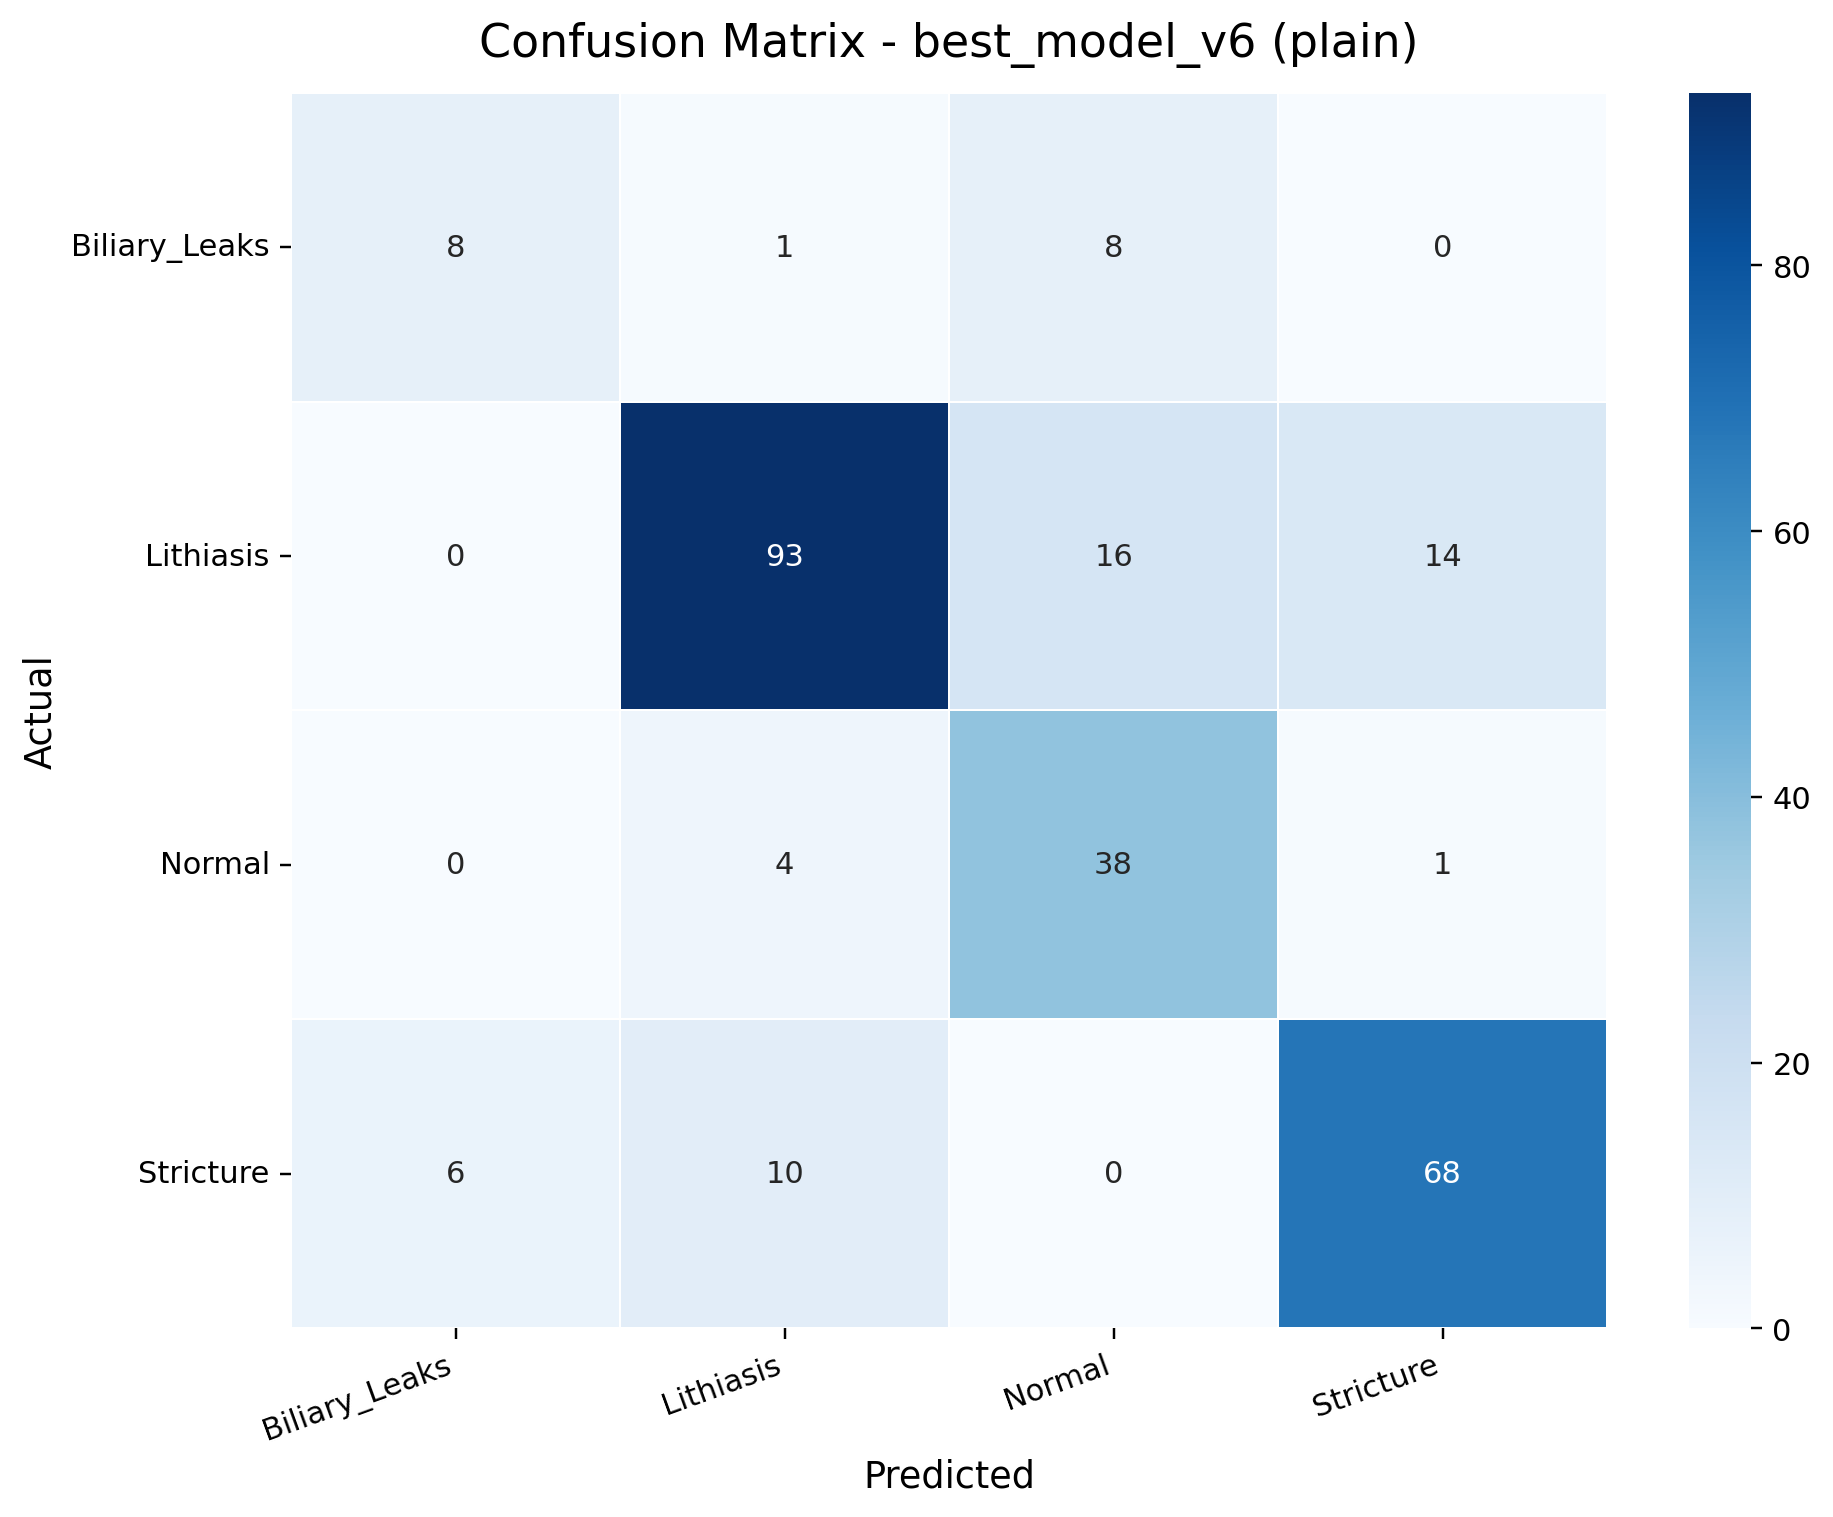

Recreate this plot in Python.
import os
os.environ['KMP_DUPLICATE_LIB_OK'] = 'TRUE'

import argparse
from pathlib import Path

import matplotlib.pyplot as plt
import numpy as np
import seaborn as sns
import torch
from sklearn.metrics import classification_report, confusion_matrix
from tqdm import tqdm

from Dataloader import CLASS_NAMES, get_dataloaders
from Treino import build_model


def _predict_plain(model, loader, device):
    all_preds = []
    all_labels = []

    model.eval()
    with torch.no_grad():
        for batch in tqdm(loader, desc="  Avaliação", leave=False):
            imgs = batch["image"].to(device, non_blocking=True)
            labels = batch["label"].long().to(device, non_blocking=True)

            with torch.amp.autocast("cuda", enabled=(device.type == "cuda")):
                logits = model(imgs)

            all_preds.extend(logits.argmax(dim=1).cpu().numpy())
            all_labels.extend(labels.cpu().numpy())

    return np.array(all_labels), np.array(all_preds)


def _predict_tta(model, loader, device, n_augments=5):
    def _zoom(x, factor=1.05):
        _, _, h, w = x.shape
        new_h = int(h / factor)
        new_w = int(w / factor)
        y1 = (h - new_h) // 2
        x1 = (w - new_w) // 2
        cropped = x[:, :, y1:y1 + new_h, x1:x1 + new_w]
        return torch.nn.functional.interpolate(
            cropped, size=(h, w), mode="bilinear", align_corners=False
        )

    tta_transforms = [
        lambda x: x,
        lambda x: torch.flip(x, dims=[-1]),
        lambda x: torch.clamp(x + 0.1, -3, 3),
        lambda x: torch.clamp(x - 0.1, -3, 3),
        lambda x: _zoom(x, factor=1.05),
    ]

    all_preds = []
    all_labels = []

    model.eval()
    with torch.no_grad():
        for batch in tqdm(loader, desc="  Avaliação TTA", leave=False):
            imgs = batch["image"].to(device, non_blocking=True)
            labels = batch["label"].long().to(device, non_blocking=True)

            probs_sum = torch.zeros(imgs.size(0), len(CLASS_NAMES), device=device)

            for aug in tta_transforms[:n_augments]:
                imgs_aug = aug(imgs)
                with torch.amp.autocast("cuda", enabled=(device.type == "cuda")):
                    logits = model(imgs_aug)
                probs_sum += torch.softmax(logits, dim=1)

            preds = (probs_sum / n_augments).argmax(dim=1)
            all_preds.extend(preds.cpu().numpy())
            all_labels.extend(labels.cpu().numpy())

    return np.array(all_labels), np.array(all_preds)


def _save_confusion_matrix(cm, class_names, output_path: Path, title: str):
    fig, ax = plt.subplots(figsize=(9, 7), dpi=220)
    sns.heatmap(
        cm,
        annot=True,
        fmt="d",
        cmap="Blues",
        xticklabels=class_names,
        yticklabels=class_names,
        cbar=True,
        linewidths=0.6,
        linecolor="white",
        ax=ax,
    )
    ax.set_xlabel("Predicted", fontsize=12)
    ax.set_ylabel("Actual", fontsize=12)
    ax.set_title(title, fontsize=15, pad=12)
    plt.xticks(rotation=20, ha="right")
    plt.yticks(rotation=0)
    fig.tight_layout()
    output_path.parent.mkdir(parents=True, exist_ok=True)
    fig.savefig(output_path, bbox_inches="tight")
    plt.close(fig)


def main():
    parser = argparse.ArgumentParser(
        description="Gera uma matriz de confusão em PNG para o checkpoint best_model_v6.pth."
    )
    parser.add_argument(
        "--checkpoint",
        type=str,
        default="checkpoints/best_model_v6.pth",
        help="Caminho para o checkpoint .pth.",
    )
    parser.add_argument(
        "--data_dir",
        type=str,
        default="dataset",
        help="Pasta raiz do dataset.",
    )
    parser.add_argument(
        "--output",
        type=str,
        default="confusion_matrix_v6.png",
        help="Ficheiro PNG de saída.",
    )
    parser.add_argument(
        "--batch_size",
        type=int,
        default=8,
        help="Batch size para avaliação.",
    )
    parser.add_argument(
        "--tta",
        action=argparse.BooleanOptionalAction,
        default=True,
        help="Usa TTA na previsão final.",
    )
    args = parser.parse_args()

    checkpoint_path = Path(args.checkpoint)
    if not checkpoint_path.exists():
        raise FileNotFoundError(f"Checkpoint não encontrado: {checkpoint_path}")

    device = torch.device("cuda" if torch.cuda.is_available() else "cpu")
    print(f"Device: {device}")

    checkpoint = torch.load(checkpoint_path, map_location=device, weights_only=False)
    cfg = checkpoint.get("config", {})

    model = build_model(
        num_classes=cfg.get("num_classes", len(CLASS_NAMES)),
        dropout=cfg.get("dropout", 0.3),
    ).to(device)
    model.load_state_dict(checkpoint["model_state"])
    print(f"Checkpoint carregado: epoch {checkpoint.get('epoch', '?')}")
    print(f"Melhor Val F1 gravado: {checkpoint.get('val_f1', 'n/a')}")

    _, _, test_loader, class_names, _ = get_dataloaders(
        data_dir=args.data_dir,
        batch_size=args.batch_size,
        num_workers=0,
    )

    if args.tta:
        y_true, y_pred = _predict_tta(model, test_loader, device)
    else:
        y_true, y_pred = _predict_plain(model, test_loader, device)

    cm = confusion_matrix(y_true, y_pred)
    print("\n" + classification_report(y_true, y_pred, target_names=class_names, zero_division=0))
    print("Matriz de confusão:\n", cm)

    output_path = Path(args.output)
    title = f"Confusion Matrix - best_model_v6 ({'TTA' if args.tta else 'plain'})"
    _save_confusion_matrix(cm, class_names, output_path, title)
    print(f"PNG guardado em: {output_path}")


if __name__ == "__main__":
    main()
